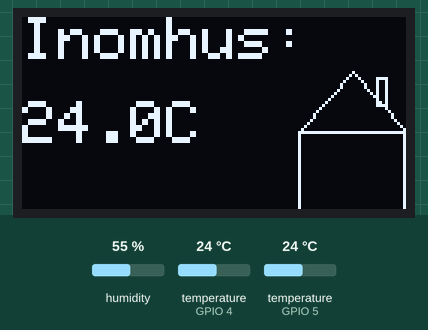
Simulated run of this sketch. Board: ESP32. Parts: 128×64 one-colour display. The inputs (shaded band) are chosen by the test bench; at power-on: humidity 55 %, temperature (sensors on GPIO 5, GPIO 4) 24 °C. WiFi joins after 1.5 s; servers stay silent unless stated; web services answer with replies made up by the test bench; what the sketch prints to the serial monitor is not drawn.

Above: at 3.7 s.
3.8 s: humidity set to 22 %
At 7.8 s:
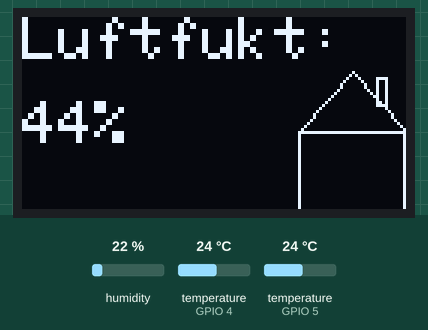
12.3 s: temperature (sensor on GPIO 5) set to 12 °C
At 14.6 s:
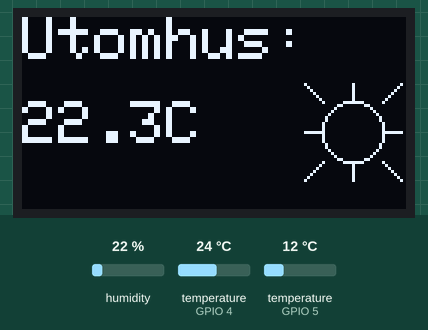
18.9 s: temperature (sensor on GPIO 4) set to 12 °C
At 21.5 s:
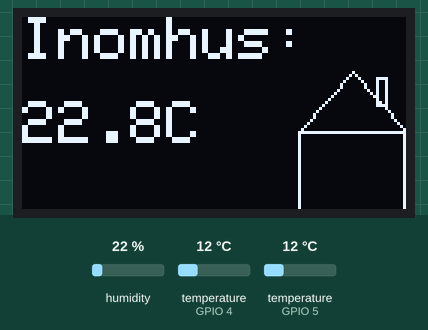
24.2 s: temperature (sensor on GPIO 5) set to 19 °C
At 28.3 s:
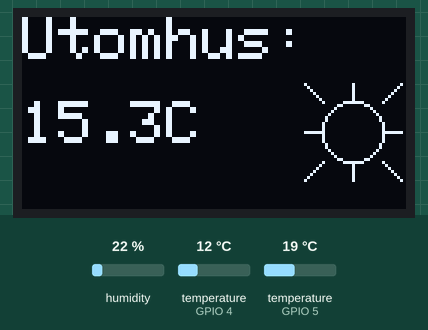
31.3 s: humidity set to 40 %
At 39.3 s:
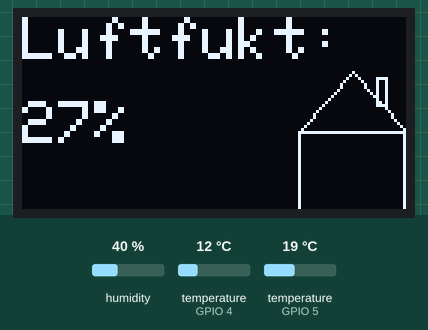
39.8 s: temperature (sensor on GPIO 5) set to 28 °C
At 44.6 s:
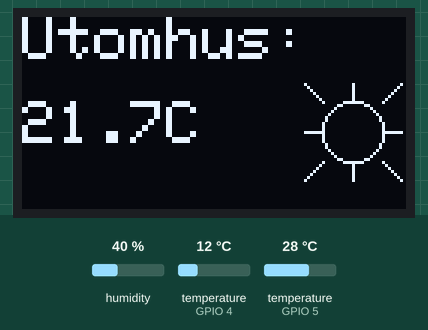
Timing chart, 0 to 46.1 s (numbered marks = the images above; inputs shaded):
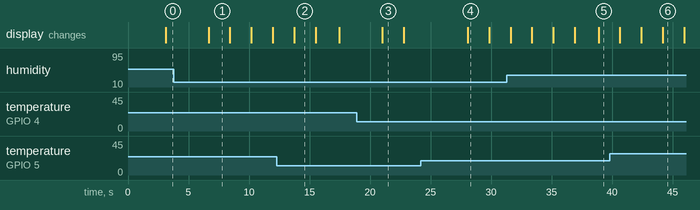

The sketch:

thermometer.ino
```cpp
#include <Wire.h>
#include <OneWire.h>
#include <DallasTemperature.h>
#include <Adafruit_GFX.h>
#include <Adafruit_SSD1306.h>
#include "dht22.h"
#include "average.h"
#include "screens.h"
#include "ThingSpeakUploader.h"

const uint8_t DHT_DATA_PIN = 4;
const uint8_t DS_DATA_PIN = 5;
const uint8_t I2C_SDA_PIN = 6;
const uint8_t I2C_SCL_PIN = 7;
const int SCREEN_W = 128;
const int SCREEN_H = 64;
const int ROTATION_INTERVAL_MS = 5000;
const uint8_t SCREEN_ADDR = 0x3C;

Dht22 dht_sensor(DHT_DATA_PIN);

OneWire oneWirePin(DS_DATA_PIN);
DallasTemperature sensor(&oneWirePin);

const char *WIFI_SSID = "WifiName";
const char *WIFI_PASS = "WifiPass";

const char *TS_API_KEY = "M1KOO38NN9XCSSCP";

// --- INSTANCE ---
ThingSpeakUploader uploader(WIFI_SSID, WIFI_PASS, TS_API_KEY);

Adafruit_SSD1306 display(SCREEN_W, SCREEN_H, &Wire, -1);
enum ScreenState
{
    INDOOR_TEMP,
    INDOOR_HUMIDITY,
    OUTDOOR_TEMP
};
ScreenState currentState = INDOOR_TEMP;
unsigned long lastRotationTime = 0;

float currentTemp;
float currentHum;
float outdoorTemp;
SensorAverager tempAverage;
SensorAverager humAverage;
SensorAverager outdoorAverage;

void setup()
{
    Serial.begin(115200);
    while (!Serial)
    {
        ;
    }

    dht_sensor.begin();
    sensor.begin();
    Wire.begin(I2C_SDA_PIN, I2C_SCL_PIN);

    if (!display.begin(SSD1306_SWITCHCAPVCC, SCREEN_ADDR))
    {
        while (1)
            ; // Halts if display is not found
    }

    display.clearDisplay();
    display.setTextSize(2);
    display.setTextColor(SSD1306_WHITE);
    display.setCursor(0, 0);
    display.println("Sensor /\n Internet fel.");
    display.display();

    uploader.connectWiFi(5000); //Times out after 5s if no connection, displays locally for temp.
}

void loop()
{
    // --- 1. READ SENSORS ---
    currentTemp = dht_sensor.readTemperature();
    currentHum = dht_sensor.readHumidity();
    sensor.requestTemperatures();
    delay(750);
    outdoorTemp = sensor.getTempCByIndex(0);

    // Check for sensor error (-999.0 is your error code)
    if (currentTemp != -999.0 && currentHum != -999.0)
    {
        tempAverage.addReading(currentTemp);
        humAverage.addReading(currentHum);
        outdoorAverage.addReading(outdoorTemp);

        // --- 2. ROTATION TIMER ---
        if (millis() - lastRotationTime >= ROTATION_INTERVAL_MS)
        {
            switch (currentState)
            {
            case INDOOR_TEMP:
                currentState = INDOOR_HUMIDITY;
                break;
            case INDOOR_HUMIDITY:
                currentState = OUTDOOR_TEMP;
                break;
            case OUTDOOR_TEMP:
                currentState = INDOOR_TEMP;
                break;
            default:
                currentState = INDOOR_TEMP;
                break;
            }
            uploader.uploadData(tempAverage.getAverage(), humAverage.getAverage(), outdoorAverage.getAverage());
            lastRotationTime = millis();
        }

        // --- 3. UPDATE DISPLAY ---
        display.clearDisplay();
        display.setCursor(0, 0);
        display.setTextColor(SSD1306_WHITE);

        // --- 3. UPDATE DISPLAY ---
        switch (currentState)
        {
        case INDOOR_TEMP:
            showIndoorScreen(display, tempAverage.getAverage());
            break;

        case INDOOR_HUMIDITY:
            showHumidityScreen(display, humAverage.getAverage());
            break;

        // If you later enable outdoor sensor:
        case OUTDOOR_TEMP:
            showOutdoorScreen(display, outdoorAverage.getAverage());
            break;
        }

        display.display();
    }
    else
    {
    }

    delay(200);
}
```

ThingSpeakUploader.cpp
```cpp
#include "ThingSpeakUploader.h"

ThingSpeakUploader::ThingSpeakUploader(const char *ssid, const char *password, const char *apiKey)
    : _ssid(ssid), _password(password), _apiKey(apiKey)
{
    // The constructor simply assigns the passed credentials.
}

bool ThingSpeakUploader::connectWiFi(unsigned long timeoutMs)
{
    Serial.print("Connecting to WiFi: ");
    Serial.println(_ssid);

    WiFi.mode(WIFI_STA);
    WiFi.setSleep(false);
    WiFi.begin(_ssid, _password);

    unsigned long start = millis();
    while (WiFi.status() != WL_CONNECTED && millis() - start < timeoutMs)
    {
        delay(500);
        Serial.print(".");
    }

    if (WiFi.status() == WL_CONNECTED)
    {
        Serial.println("\nWiFi Connected!");
        Serial.print("IP Address: ");
        Serial.println(WiFi.localIP());
        return true;
    }
    else
    {
        Serial.println("\nWiFi connection FAILED");
        return false;
    }
}

bool ThingSpeakUploader::uploadData(float indoorT, float indoorH, float outdoorT)
{
    // ThingSpeak free tier limits updates to every 15 seconds.
    if (millis() - _lastUploadTime < 16000)
    {
        return false; // Too soon to send data
    }

    if (WiFi.status() != WL_CONNECTED)
    {
        Serial.println("WiFi Disconnected. Trying reconnect...");
        if (!connectWiFi(5000))
        {
            return false; // give up for now, try later
        }
    }

    HTTPClient http;
    // Construct the URL string with sensor data
    String url = String(_server) + "?api_key=" + _apiKey +
                 "&field1=" + String(indoorT, 2) +
                 "&field2=" + String(indoorH, 0) +
                 "&field3=" + String(outdoorT, 2); // Outdoor T is Field 3

    http.begin(url);
    int httpResponseCode = http.GET();

    if (httpResponseCode > 0)
    {
        Serial.print("ThingSpeak Upload Success (Response Code: ");
        Serial.print(httpResponseCode);
        Serial.print(") Entry ID: ");
        Serial.println(http.getString());
        _lastUploadTime = millis();
        http.end();
        return true;
    }
    else
    {
        Serial.print("ThingSpeak Upload Failed (Error: ");
        Serial.println(httpResponseCode);
        http.end();
        return false;
    }
}
```

ThingSpeakUploader.h
```cpp
#ifndef THINGSPEAK_UPLOADER_H
#define THINGSPEAK_UPLOADER_H

#include <Arduino.h>
#include <WiFi.h>
#include <HTTPClient.h>

class ThingSpeakUploader {
public:
    // Constructor (Takes credentials and API key)
    ThingSpeakUploader(const char* ssid, const char* password, const char* apiKey);

    // Connects to Wi-Fi. Should be called in setup().
    bool connectWiFi(unsigned long timeoutMs);

    // Uploads the data to ThingSpeak. Returns true on success.
    bool uploadData(float indoorT, float indoorH, float outdoorT);

private:
    const char* _ssid;
    const char* _password;
    const char* _apiKey;

    // ThingSpeak server details
    const char* _server = "http://api.thingspeak.com/update";

    // Keeps track of the last time data was sent (important for ThingSpeak rate limit)
    unsigned long _lastUploadTime = 0;
};

#endif
```

average.h
```cpp
#include <Arduino.h>

const int BUFFER_SIZE = 10;

class SensorAverager {
public:
    void addReading(float reading) {
        if (reading > -999.0) {
            _buffer[_index] = reading;
            _index = (_index + 1) % BUFFER_SIZE;
            _count = (_count < BUFFER_SIZE) ? _count + 1 : BUFFER_SIZE;
        }
    }

    float getAverage() {
        if (_count == 0) return -999.0;
        float sum = 0.0;
        for (int i = 0; i < _count; i++) {
            sum += _buffer[i];
        }
        return sum / _count;
    }

private:
    float _buffer[BUFFER_SIZE] = {0.0};
    int _index = 0;
    int _count = 0;
};
```

dht22.cpp
```cpp
#include "dht22.h"

Dht22::Dht22(uint8_t pin)
    : _pin(pin), _sensor(pin, DHT22)
{
}

void Dht22::begin()
{
    _sensor.begin();
    Serial.println("DHT22 sensor initialized and ready.");
}

float Dht22::readTemperature()
{
    float temp = _sensor.readTemperature();

    if (isnan(temp))
    {
        Serial.println("DHT22: Failed to read temperature!");
        temp = -999.0;
    }
    return temp;
}

float Dht22::readHumidity()
{
    float hum = _sensor.readHumidity();

    if (isnan(hum))
    {
        Serial.println("DHT22: Failed to read humidity!");
        hum = -999.0;
    }
    return hum;
}
```

dht22.h
```cpp
#ifndef DHT22_H
#define DHT22_H

#include <Arduino.h>
#include <DHT.h>

class Dht22
{
private:
    DHT _sensor;
    uint8_t _pin;

public:
    Dht22(uint8_t pin);
    void begin();
    float readTemperature();
    float readHumidity();
};

#endif
```

screens.cpp
```cpp
#include "screens.h"

static void drawHouse(Adafruit_SSD1306 &display, int x, int y)
{
    display.drawRect(x, y + 20, 36, 32, SSD1306_WHITE);

    display.drawLine(x,       y + 20, x + 18, y, SSD1306_WHITE);
    display.drawLine(x + 18,  y,      x + 36, y + 20, SSD1306_WHITE);

    display.drawRect(x + 26, y + 2, 4, 10, SSD1306_WHITE);
}

static void drawSun(Adafruit_SSD1306 &display, int cx, int cy)
{
    int r = 10;

    display.drawCircle(cx, cy, r, SSD1306_WHITE);

    int ray = r + 6;

    display.drawLine(cx, cy - ray, cx, cy - r, SSD1306_WHITE);
    display.drawLine(cx, cy + ray, cx, cy + r, SSD1306_WHITE);

    display.drawLine(cx - ray, cy, cx - r, cy, SSD1306_WHITE);
    display.drawLine(cx + ray, cy, cx + r, cy, SSD1306_WHITE);

    display.drawLine(cx - ray, cy - ray, cx - r, cy - r, SSD1306_WHITE);
    display.drawLine(cx + ray, cy - ray, cx + r, cy - r, SSD1306_WHITE);
    display.drawLine(cx - ray, cy + ray, cx - r, cy + r, SSD1306_WHITE);
    display.drawLine(cx + ray, cy + ray, cx + r, cy + r, SSD1306_WHITE);
}

void showIndoorScreen(Adafruit_SSD1306 &display, float indoorTemp)
{
    display.clearDisplay();
    display.setTextColor(SSD1306_WHITE);

    display.setCursor(0, 0);
    display.setTextSize(2);
    display.println("Inomhus:");

    display.setTextSize(2);
    display.setCursor(0, 28);
    display.print(indoorTemp, 1);
    display.println("C");

    drawHouse(display, 92, 18);

    display.display();
}

void showHumidityScreen(Adafruit_SSD1306 &display, float hum)
{
    display.clearDisplay();
    display.setTextColor(SSD1306_WHITE);

    display.setCursor(0, 0);
    display.setTextSize(2);
    display.println("Luftfukt:");

    display.setTextSize(2);
    display.setCursor(0, 28);
    display.print(hum, 0);
    display.print("%");

    drawHouse(display, 92, 18);

    display.display();
}

void showOutdoorScreen(Adafruit_SSD1306 &display, float outdoorTemp)
{
    display.clearDisplay();
    display.setTextColor(SSD1306_WHITE);

    display.setCursor(0, 0);
    display.setTextSize(2);
    display.println("Utomhus:");

    display.setTextSize(2);
    display.setCursor(0, 28);
    display.print(outdoorTemp, 1);
    display.println("C");

    drawSun(display, 92 + 18, 38);

    display.display();
}
```

screens.h
```cpp
#pragma once
#include <Arduino.h>
#include <Adafruit_GFX.h>
#include <Adafruit_SSD1306.h>

void showIndoorScreen(Adafruit_SSD1306 &display, float indoorTemp);
void showHumidityScreen(Adafruit_SSD1306 &display, float hum);
void showOutdoorScreen(Adafruit_SSD1306 &display, float outdoorTemp);
```

Measured:
- after the input at 12.3 s, the display: changes after 1.4 s (image 2)
- after the input at 18.9 s, the display: changes after 2.1 s (image 3)
- what the display in image 1 shows lasts 1.7 s, from 6.7 s to 8.4 s
